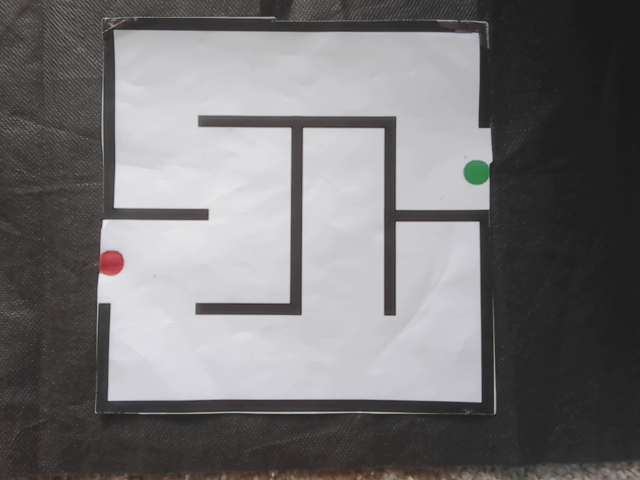
#> input picture src/part_2_maze_solution/camera_capture.png, 640 x 480 px
$ python 05_unwrap_and_overlay_path.py
#> lines starting #> are read from the running program, lines starting #| are printed output that depends on the picture; after the words box and inside, x2 and y2 are one past the last pixel; in counts of white or black regions, pixels touching at a corner belong together
#!/usr/bin/env python3
"""
unwarp_and_overlay_path.py

Takes path points defined in the warped image coordinates and maps them
back (inverse perspective) to the ORIGINAL image, then overlays the polyline.

Inputs:
  1) Corners JSON (same one used by maze_warp_from_json.py)
  2) Path JSON (produced by the solver; supports 'path_pixels' or 'path_cells')

What it does:
  - Reads corners (TL,TR,BR,BL) and the original image path from the corners JSON.
  - Determines the warped output size (W,H) from --warped-image (recommended) or default name.
  - Computes the inverse perspective transform and applies it to the path points.
  - Draws the path on the original image and saves it.
  - Writes a new JSON with unwarped path pixel points (including start & end).

Examples:
  python unwarp_and_overlay_path.py corners.json solution_path_points.json \
    --warped-image maze_warp.png \
    --out-image original_with_path.png \
    --out-json solution_path_points_unwarped.json

  # If your solver JSON only has path_cells (no path_pixels):
  python unwarp_and_overlay_path.py corners.json solution_path_points.json --from cells

Notes:
  - We treat the path as a polyline:
      [start_circle_px] + cell centers + [end_circle_px]    (when available)
  - If 'path_pixels' is present we prefer it (already includes start/end); you can force
    using 'path_cells' via --from cells.
"""

import argparse
import json
import os
from typing import Tuple, List, Dict, Any
import numpy as np
import cv2


def order_corners(pts: np.ndarray) -> np.ndarray:
    """Ensure TL, TR, BR, BL order."""
    pts = pts.reshape(4, 2).astype(np.float32)
    s = pts.sum(axis=1)
    d = np.diff(pts, axis=1).reshape(-1)
    tl = pts[np.argmin(s)]
    br = pts[np.argmax(s)]
    tr = pts[np.argmin(d)]
    bl = pts[np.argmax(d)]
    return np.array([tl, tr, br, bl], dtype=np.float32)


def read_corners_json(path: str) -> Tuple[np.ndarray, str]:
    """
    Returns: (corners TL,TR,BR,BL as float32 4x2), original_image_path
    """
#> called with path = 'camera_capture_corners.json'
    with open(path, "r", encoding="utf-8") as f:
#> (reads src/part_2_maze_solution/camera_capture_corners.json from the repository)
        data = json.load(f)

    if isinstance(data, dict):
        if "corners" in data:
            tl = data["corners"]["TL"]
            tr = data["corners"]["TR"]
            br = data["corners"]["BR"]
            bl = data["corners"]["BL"]
            corners = np.array([tl, tr, br, bl], dtype=np.float32)
        elif all(k in data for k in ("TL", "TR", "BR", "BL")):
            corners = np.array([data["TL"], data["TR"], data["BR"], data["BL"]], dtype=np.float32)
        else:
            raise ValueError("Corners JSON must contain 'corners':{TL,TR,BR,BL} or root-level TL/TR/BR/BL.")

        img_path = data.get("input", "")
        if not isinstance(img_path, str) or not img_path:
            raise ValueError("Corners JSON must include original image path in 'input'.")
    else:
        raise ValueError("Invalid corners JSON root object.")

    return order_corners(corners), img_path


def read_path_json(path: str) -> Dict[str, Any]:
    with open(path, "r", encoding="utf-8") as f:
        return json.load(f)


def collect_polyline_pixels(
    path_data: Dict[str, Any],
    mode: str = "auto"
) -> List[List[float]]:
    """
    Returns a polyline as [[x,y], ...] in WARPED coordinates.
    Priority:
      - if mode=='auto': use 'path_pixels' if present; otherwise build from 'path_cells' (center_px)
      - if mode=='pixels': use 'path_pixels'
      - if mode=='cells': build [start_circle_px] + each cell.center_px + [end_circle_px]
    Ensures start & end are included when available.
    """
    def has_pixels():
        return isinstance(path_data.get("path_pixels"), list) and len(path_data["path_pixels"]) > 0

    def has_cells():
        return isinstance(path_data.get("path_cells"), list) and len(path_data["path_cells"]) > 0

    if mode == "pixels" or (mode == "auto" and has_pixels()):
        # Already includes start/end (as produced by the solver script)
        return [[float(x), float(y)] for x, y in path_data["path_pixels"]]

    if mode == "cells" or (mode == "auto" and not has_pixels() and has_cells()):
        poly: List[List[float]] = []
        # Start dot if present
        if "start_circle_px" in path_data:
            sx, sy = path_data["start_circle_px"]
            poly.append([float(sx), float(sy)])
        # Cell centers in order
        for c in path_data["path_cells"]:
            cx, cy = c["center_px"]
            poly.append([float(cx), float(cy)])
        # End dot if present
        if "end_circle_px" in path_data:
            ex, ey = path_data["end_circle_px"]
            poly.append([float(ex), float(ey)])

        if not poly:
            raise ValueError("No points found in 'path_cells' and no start/end circle pixels provided.")
        return poly

    raise ValueError("Path JSON must contain either 'path_pixels' or 'path_cells'.")


def main():
    ap = argparse.ArgumentParser(description="Unwarp path points and overlay them on the original image.")
    ap.add_argument("--corners_json", default= "camera_capture_corners.json",help="Corners JSON used for warping.")
    ap.add_argument("--path_json", default= "solution_path_points.json", help="Path JSON produced by solver.")
    ap.add_argument("--warped-image", default= "maze_warp.png", help="Path to the warped image used when solving (to read W,H). If omitted, tries 'maze_warp.png'.")
    ap.add_argument("--from", dest="from_mode", default="auto", choices=["auto", "pixels", "cells"],
                    help="Whether to read 'path_pixels' or rebuild from 'path_cells'. Default: auto.")
    ap.add_argument("--out-image", default="original_with_path.png", help="Output overlay on the ORIGINAL image.")
    ap.add_argument("--out-json", default="solution_path_points_unwarped.json", help="Output JSON with unwarped points.")
    ap.add_argument("--line-width", type=int, default=5, help="Overlay path width.")
    args = ap.parse_args()

    # --- Load corners + original image path ---
    corners, orig_img_path = read_corners_json(args.corners_json)

    # Resolve original image path relative to the corners.json directory if needed
    if not os.path.isabs(orig_img_path):
        cj_dir = os.path.dirname(os.path.abspath(args.corners_json))
        orig_img_path = os.path.join(cj_dir, orig_img_path)

    orig_img = cv2.imread(orig_img_path, cv2.IMREAD_COLOR)
#> orig_img is the input picture: shape (480, 640, 3); mean B, G, R 115.9, 114.9, 116.4
    if orig_img is None:
        raise SystemExit(f"Could not read original image: {orig_img_path}")

    # --- Determine the warped image size (W,H) that was used for solving ---
    warped_image_path = args.warped_image or "maze_warp.png"
    warped_img = cv2.imread(warped_image_path, cv2.IMREAD_COLOR)
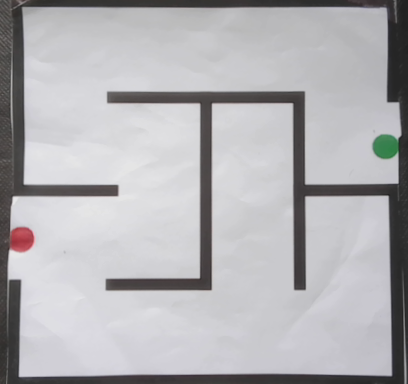
#> input picture src/part_2_maze_solution/maze_warp.png, 408 x 384 px
#> warped_img is the input picture: shape (384, 408, 3); mean B, G, R 179.9, 176.9, 177.7
    if warped_img is None:
        raise SystemExit(
            f"Could not read warped image '{warped_image_path}'. "
            f"Pass --warped-image to point at the warped PNG used by the solver."
        )
    H, W = warped_img.shape[:2]
#> H = 384; W = 408

    # --- Build inverse perspective transform: rect(W,H) -> original quad(corners) ---
    src_rect = np.array([[0, 0], [W - 1, 0], [W - 1, H - 1], [0, H - 1]], dtype=np.float32)   # warped space
#> src_rect = [[0, 0], [407, 0], [407, 383], [0, 383]]
    dst_quad = corners.astype(np.float32)                                                     # original image space
    M_inv = cv2.getPerspectiveTransform(src_rect, dst_quad)  # maps warped -> original

    # --- Load path JSON and collect a warped-space polyline ---
    path_data = read_path_json(args.path_json)
#> (reads src/part_2_maze_solution/solution_path_points.json from the repository)
    poly_warped = np.array(collect_polyline_pixels(path_data, mode=args.from_mode), dtype=np.float32).reshape(-1, 1, 2)

    # --- Transform to original-image coordinates ---
    poly_orig = cv2.perspectiveTransform(poly_warped, M_inv).reshape(-1, 2)

    # --- Draw the unwarped path on the original image ---
    img_overlay = orig_img.copy()
    # Convert to list of ints for drawing and for JSON
    poly_orig_int = [(int(round(x)), int(round(y))) for x, y in poly_orig]

    # Draw the polyline
    for i in range(len(poly_orig_int) - 1):
        cv2.line(img_overlay, poly_orig_int[i], poly_orig_int[i + 1], color=(0, 0, 255), thickness=args.line_width)  # red BGR
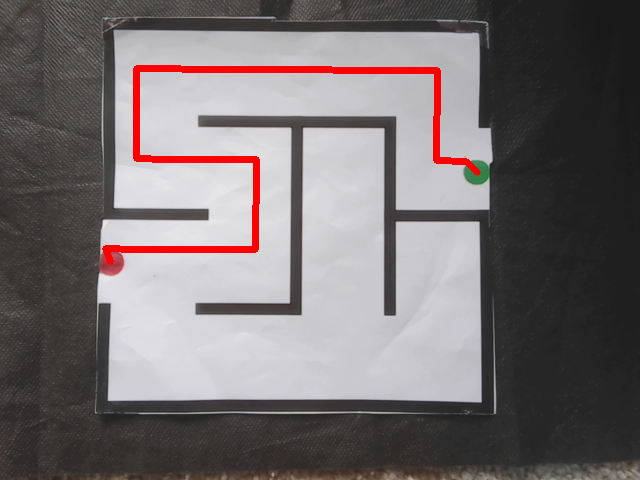
#> img_overlay: shape (480, 640, 3); 2.04% of pixels changed, all inside (x1, y1, x2, y2) = (102, 65, 481, 265)
    # Mark endpoints for clarity
    if len(poly_orig_int) >= 1:
        cv2.circle(img_overlay, poly_orig_int[0], max(6, args.line_width * 2), (0, 255, 0), thickness=3)  # start (green)
    if len(poly_orig_int) >= 2:
        cv2.circle(img_overlay, poly_orig_int[-1], max(6, args.line_width * 2), (0, 0, 255), thickness=3)  # end (red)
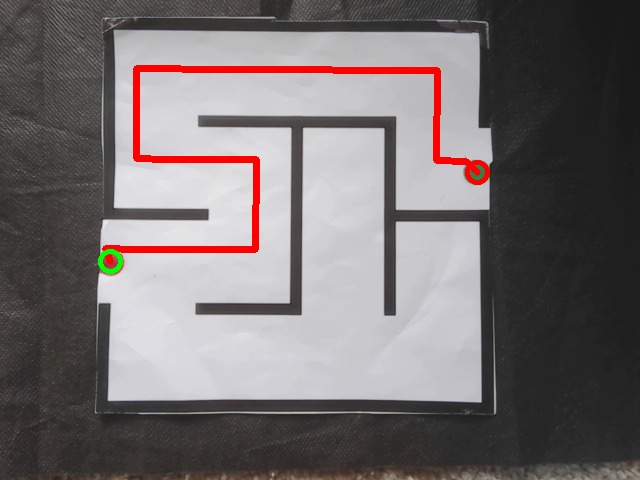
#> img_overlay: shape (480, 640, 3); mean B, G, R 111.6, 110.8, 117.5

    ok = cv2.imwrite(args.out_image, img_overlay)
    if not ok:
        print("Warning: failed to save overlay image.", flush=True)

    # --- Save unwarped points JSON ---
    out = {
        "source_corners_json": os.path.abspath(args.corners_json),
        "source_path_json": os.path.abspath(args.path_json),
        "original_image": os.path.abspath(orig_img_path),
        "warped_image": os.path.abspath(warped_image_path),
        "unwarped_path_pixels": [[int(x), int(y)] for (x, y) in poly_orig_int],
        "notes": "Polyline points are in ORIGINAL image pixel coordinates. Start and end included if present in input."
    }
    with open(args.out_json, "w", encoding="utf-8") as f:
        json.dump(out, f, indent=2)

    print("Done.")
    print(f" - Overlay image (original space): {args.out_image}")
    print(f" - Unwarped path JSON: {args.out_json}")


if __name__ == "__main__":
    main()
